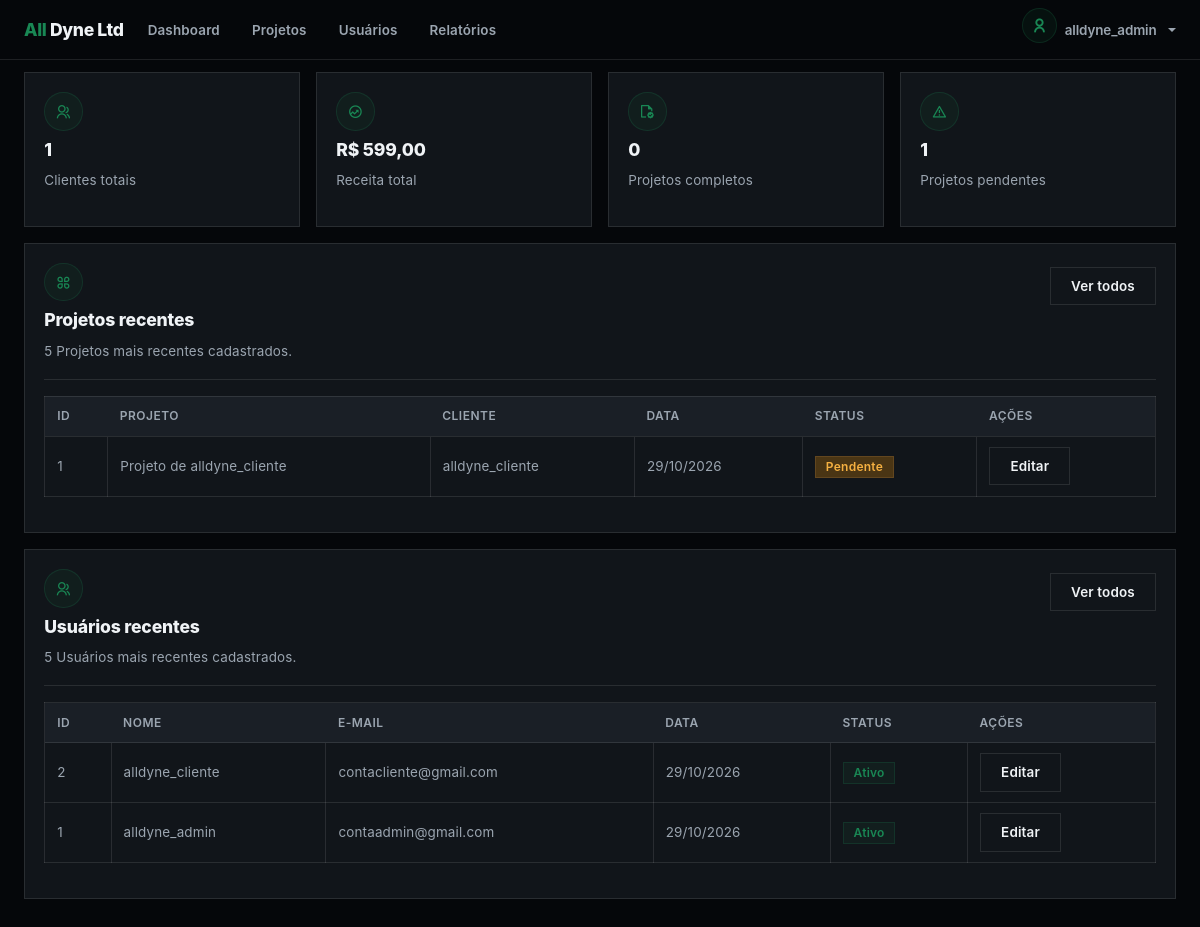
Page /dashboard/index.php (signed in) on the committed database.
### tables this page shows
CREATE TABLE `projects` (
  `project_id` int(11) NOT NULL,
  `user_id` int(11) NOT NULL,
  `package_id` int(11) NOT NULL,
  `name` varchar(100) NOT NULL,
  `price` decimal(10,2) NOT NULL,
  `status` enum('Pendente','Desenvolvendo','Concluído','Cancelado') NOT NULL DEFAULT 'Pendente',
  `date_register` date NOT NULL DEFAULT current_timestamp()
);

CREATE TABLE `users` (
  `id` int(11) NOT NULL,
  `name` varchar(100) NOT NULL,
  `email` varchar(150) NOT NULL,
  `password` varchar(255) NOT NULL,
  `phone` varchar(15) NOT NULL,
  `cpf` varchar(14) NOT NULL,
  `cep` varchar(9) NOT NULL,
  `address` varchar(150) NOT NULL,
  `address_number` varchar(10) NOT NULL,
  `address_complement` varchar(100) DEFAULT NULL,
  `role` enum('Cliente','Admin') NOT NULL DEFAULT 'Cliente',
  `status` enum('Ativo','Inativo') NOT NULL DEFAULT 'Ativo',
  `date_register` date NOT NULL DEFAULT current_timestamp(),
  `reset_token` varchar(64) DEFAULT NULL,
  `reset_token_expires` datetime DEFAULT NULL
);

### app/config/config.php (called while the page is built, shortened)
<?php
function e(?string $value): string
{
    return htmlspecialchars($value ?? '', ENT_QUOTES, 'UTF-8');
}
?>

### components/shared/table-users.php (the view, shortened to what this page needs)
<div class="table-responsive table-container">
    <table class="table align-middle text-nowrap">
        <thead>
            <tr>
                <th>Id</th>
                <th>Nome</th>
                <th>E-mail</th>
                <th>Data</th>
                <th>Status</th>
                <th>Ações</th>
            </tr>
        </thead>
        <tbody>
            <?php if (!empty($users)): ?>
                <?php foreach ($users as $user): ?>
                    <tr>
                        <td><?= $user['id'] ?></td>
                        <td><?= $user['name'] ?></td>
                        <td><?= $user['email'] ?></td>
                        <td><?= date('d/m/Y', strtotime($user['date_register'])) ?></td>
                        <td><span class="badge secondary <?= ($user['status'] === 'Ativo') ? 'green' : 'red' ?>"><?= $user['status'] ?></span></td>
                        <td><a class="btn secondary" href="<?= BASE_URL ?>dashboard/user-edit.php?id=<?= $user['id'] ?>">Editar</a></td>
                    </tr>
                <?php endforeach; ?>
            <?php endif; ?>
        </tbody>
    </table>
</div>

### components/layout/head.php (shortened to what this page needs)
<!DOCTYPE html>
<html lang="pt-BR">
<head>
    <link rel="stylesheet" href="<?= BASE_URL?>assets/vendor/bootstrap/css/bootstrap.min.css">
    <link rel="stylesheet" href="<?= BASE_URL ?>assets/css/index.css">
    <link rel="stylesheet" href="<?= BASE_URL ?>assets/vendor/remixicon/remixicon.css">
    <link rel="stylesheet" href="<?= BASE_URL ?>assets/vendor/devicon/devicon.min.css">
    <link rel="stylesheet" href="<?= BASE_URL ?>assets/vendor/aos/aos.css">
</head>
<body>

### components/layout/header.php (shortened to what this page needs)
<header>
  <nav class="navbar navbar-expand-md">
    <div class="custom-main-container d-flex align-items-center justify-content-between">
      <?php if (isset($_SESSION['role']) && $_SESSION['role'] === 'Admin'): ?>
        <a class="navbar-brand" href="<?= BASE_URL ?>dashboard/index.php"><span>All</span> Dyne Ltd</a>
      <?php else: ?>
        <a class="navbar-brand" href="<?= BASE_URL ?>#hero"><span>All</span> Dyne Ltd</a>
      <?php endif; ?>
      <div class="offcanvas offcanvas-start w-100" tabindex="-1" id="top-navbar" aria-labelledby="top-navbarLabel">
        <div class="offcanvas-body me-md-auto px-4 p-md-0">
          <ul class="navbar-nav m-md-auto align-items-md-center gap-3">
            <?php if (isset($_SESSION['role']) && $_SESSION['role'] === 'Admin'): ?>
              <li class="nav-item pb-3 pb-md-0">
                <a class="nav-link" href="<?= BASE_URL ?>dashboard/index.php">Dashboard</a>
              </li>
              <li class="nav-item pb-3 pb-md-0">
                <a class="nav-link" href="<?= BASE_URL ?>dashboard/projects.php">Projetos</a>
              </li>
              <li class="nav-item pb-3 pb-md-0">
                <a class="nav-link" href="<?= BASE_URL ?>dashboard/users.php">Usuários</a>
              </li>
              <li class="nav-item pb-3 pb-md-0">
                <a class="nav-link" href="<?= BASE_URL ?>dashboard/reports.php">Relatórios</a>
              </li>
            <?php endif; ?>
          </ul>
        </div>
      </div>
      <div class="d-none d-md-block">
        <?php if (!isset($_SESSION['id'])): ?>
          <a class="btn primary" href="<?= BASE_URL ?>register.php">Comece Hoje</a>
        <?php else: ?>
          <div class="nav-item dropdown">
            <a class="nav-link dropdown-toggle d-flex align-items-center gap-2" data-bs-toggle="dropdown">
              <div class="icon-box circle sm">
                <i class="ri-user-line"></i>
              </div>
              <span class="user-name">
                <?= e($_SESSION['name'] ?? '') ?>
              </span>
            </a>
          </div>
        <?php endif; ?>
      </div>
    </div>
  </nav>
</header>

### dashboard/index.php (shortened to what this page needs)
<?php
require_once __DIR__ . '/../app/config/config.php';
require_once BASE_PATH . '/app/middleware/admin.php';
$stmt_users = mysqli_prepare($conn, "SELECT COUNT(*) AS total_users FROM users WHERE role = 'Cliente'");
mysqli_stmt_execute($stmt_users);
$result_users = mysqli_stmt_get_result($stmt_users);
$data_users = mysqli_fetch_assoc($result_users);
$total_users = $data_users['total_users'] ?? 0;
$stmt_revenue = mysqli_prepare($conn, "SELECT SUM(price) AS total_revenue FROM projects WHERE status != 'Cancelado'");
mysqli_stmt_execute($stmt_revenue);
$result_revenue = mysqli_stmt_get_result($stmt_revenue);
$data_revenue = mysqli_fetch_assoc($result_revenue);
$total_revenue = $data_revenue['total_revenue'] ?? 0.00;
$stmt_projects_completed = mysqli_prepare($conn, "SELECT COUNT(*) AS complete_projects FROM projects WHERE status = 'Concluído'");
mysqli_stmt_execute($stmt_projects_completed);
$result_projects_completed = mysqli_stmt_get_result($stmt_projects_completed);
$data_projects_completed = mysqli_fetch_assoc($result_projects_completed);
$total_projects_completed = $data_projects_completed['complete_projects'] ?? 0;
$stmt_projects_pending = mysqli_prepare($conn, "SELECT COUNT(*) AS pending_projects FROM projects WHERE status = 'Pendente'");
mysqli_stmt_execute($stmt_projects_pending);
$result_projects_pending = mysqli_stmt_get_result($stmt_projects_pending);
$data_projects_pending = mysqli_fetch_assoc($result_projects_pending);
$total_projects_pending = $data_projects_pending['pending_projects'] ?? 0;
$stmt_projects = mysqli_prepare($conn, "SELECT projects.project_id, projects.name AS project_name, projects.price, projects.status, projects.date_register, users.name AS user_name, packages.name AS package_name
FROM projects INNER JOIN users  ON projects.user_id = users.id INNER JOIN packages  ON projects.package_id = packages.id ORDER BY projects.date_register DESC, projects.project_id DESC LIMIT 5");
mysqli_stmt_execute($stmt_projects);
$result_projects = mysqli_stmt_get_result($stmt_projects);
$projects = mysqli_fetch_all($result_projects, MYSQLI_ASSOC);
$stmt_users = mysqli_prepare($conn, "SELECT id, name, email, date_register, status FROM users ORDER BY date_register DESC, id DESC LIMIT 5");
mysqli_stmt_execute($stmt_users);
$result_users = mysqli_stmt_get_result($stmt_users);
$users = mysqli_fetch_all($result_users, MYSQLI_ASSOC);
require_once BASE_PATH . '/components/layout/head.php';
require_once BASE_PATH . '/components/layout/header.php';
?>
<div class="custom-main-container section-spacer">
    <div class="row g-3">
        <div class="col-12 col-md-6 col-lg-3">
            <div class="card no-hover h-100">
                <div class="card-body">
                    <div class="icon-box">
                        <i class="ri-group-line"></i>
                    </div>
                    <h3 class="card-title"><?= e($total_users)?></h3>
                    <p>Clientes totais</p>
                </div>
            </div>
        </div>
        <div class="col-12 col-md-6 col-lg-3">
            <div class="card no-hover h-100">
                <div class="card-body">
                    <div class="icon-box">
                        <i class="ri-funds-line"></i>
                    </div>
                    <h3 class="card-title">R$ <?= e(number_format($total_revenue, 2, ',', '.'))?></h3>
                    <p>Receita total</p>
                </div>
            </div>
        </div>
        <div class="col-12 col-md-6 col-lg-3">
            <div class="card no-hover h-100">
                <div class="card-body">
                    <div class="icon-box">
                        <i class="ri-contract-line"></i>
                    </div>
                    <h3 class="card-title"><?= e($total_projects_completed)?></h3>
                    <p>Projetos completos</p>
                </div>
            </div>
        </div>
        <div class="col-12 col-md-6 col-lg-3">
            <div class="card no-hover h-100">
                <div class="card-body">
                    <div class="icon-box">
                        <i class="ri-alert-line"></i>
                    </div>
                    <h3 class="card-title"><?= e($total_projects_pending)?></h3>
                    <p>Projetos pendentes</p>
                </div>
            </div>
        </div>
        <div class="col-12">
            <div class="card no-hover">
                <div class="card-body">
                    <div class="d-flex justify-content-between align-items-center">
                        <div class="icon-box"><i class="ri-apps-line"></i></div>
                        <a href="<?= BASE_URL ?>dashboard/projects.php" class="btn secondary">Ver Todos</a>
                    </div>
                    <h3 class="card-title">Projetos Recentes</h3>
                    <p>5 Projetos mais recentes cadastrados.</p>
                    <hr>
                    <div>
                        <?php require_once BASE_PATH . '/components/shared/table-projects.php'?>
                    </div>
                </div>
            </div>
        </div>
        <div class="col-12">
            <div class="card no-hover">
                <div class="card-body">
                    <div class="d-flex justify-content-between align-items-center">
                        <div class="icon-box"><i class="ri-group-line"></i></div>
                        <a href="<?= BASE_URL ?>dashboard/users.php" class="btn secondary">Ver Todos</a>
                    </div>
                    <h3 class="card-title">Usuários Recentes</h3>
                    <p>5 Usuários mais recentes cadastrados.</p>
                    <hr>
                    <div>
                        <?php require_once BASE_PATH . '/components/shared/table-users.php'?>
                    </div>
                </div>
            </div>
        </div>
    </div>
</div>
<?php require_once BASE_PATH . '/components/layout/scripts.php' ?>

### components/shared/table-projects.php (shortened to what this page needs)
<div class="table-responsive table-container">
    <table class="table align-middle text-nowrap">
        <thead>
            <tr>
                <th>Id</th>
                <th>Projeto</th>
                <th>Cliente</th>
                <th>Data</th>
                <th>Status</th>
                <th>Ações</th>
            </tr>
        </thead>
        <tbody>
            <?php if (!empty($projects)): ?>
                <?php foreach ($projects as $project): ?>
                    <?php
                        $status_class = 'yellow';
                    ?>
                    <tr>
                        <td><?= $project['project_id'] ?></td>
                        <td><?= $project['project_name'] ?></td>
                        <td><?= $project['user_name'] ?></td>
                        <td><?= date('d/m/Y', strtotime($project['date_register'])) ?></td>
                        <td><span class="badge secondary <?= $status_class?>"><?= $project['status'] ?></span></td>
                        <td><a class="btn secondary" href="<?= BASE_URL ?>dashboard/project-edit.php?id=<?= $project['project_id'] ?>">Editar</a></td>
                    </tr>
                <?php endforeach; ?>
            <?php endif; ?>
        </tbody>
    </table>
</div>

### components/layout/scripts.php (shortened to what this page needs)
</body>
</html>

### rows in the picture
projects: project_id "1", name "Projeto de alldyne_cliente", user.name "alldyne_cliente", date_register "29/10/2026", status "Pendente"
users: id "2", name "alldyne_cliente", email "contacliente@gmail.com", date_register "29/10/2026", status "Ativo"
users: id "1", name "alldyne_admin", email "contaadmin@gmail.com", date_register "29/10/2026", status "Ativo"

### other values in the picture
$_SESSION['name'] "alldyne_admin"
$total_users "1"
$total_revenue "599,00"
$total_projects_completed "0"
$total_projects_pending "1"
